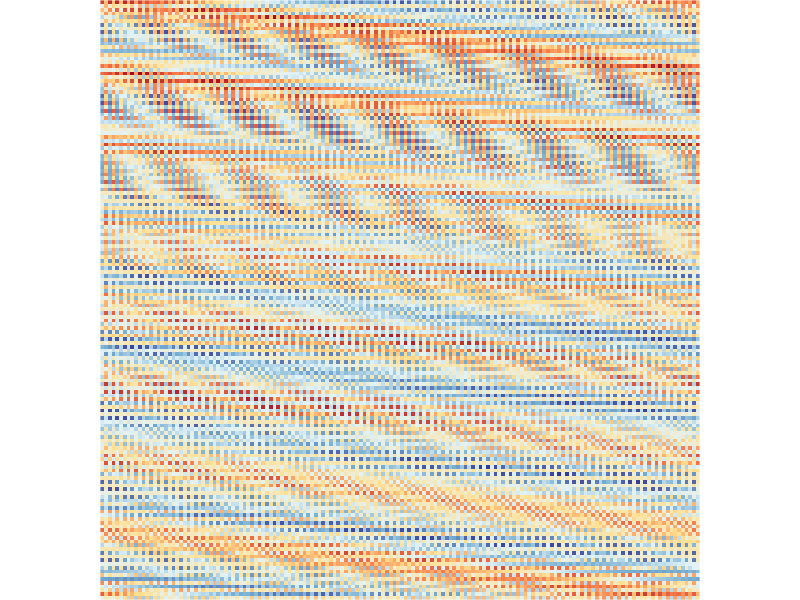
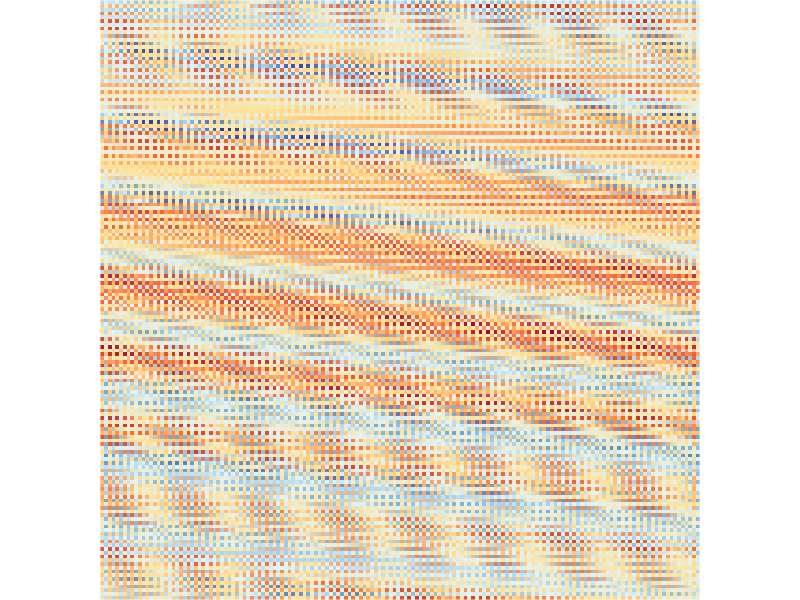
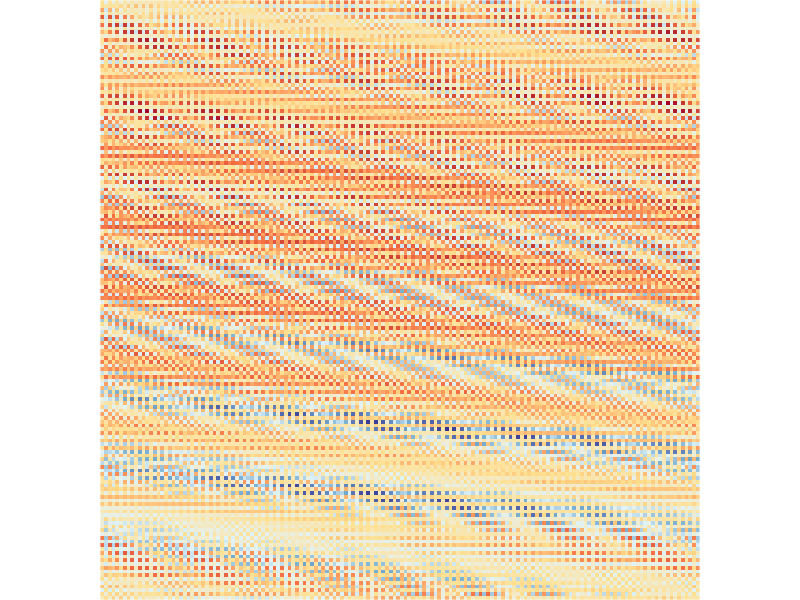
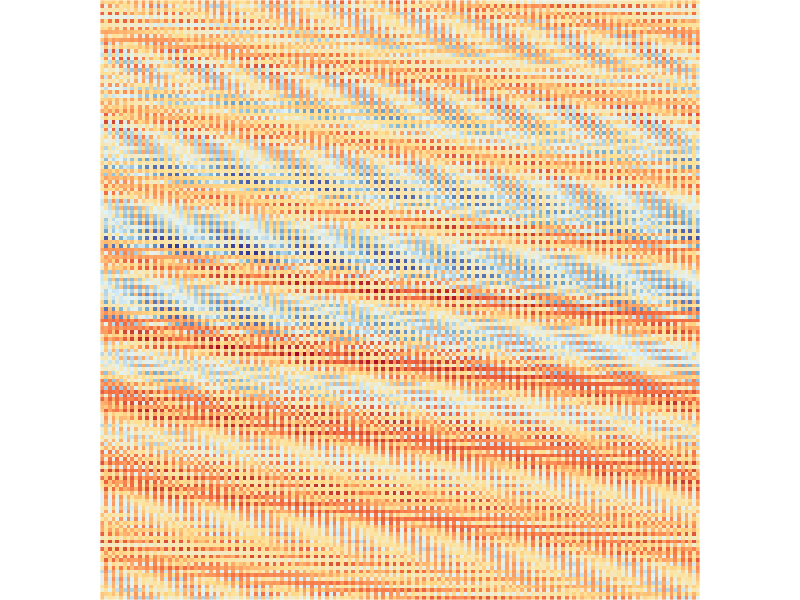

These charts were generated, in order, by the following R code: (Note: a time limit stopped this script after it produced the figures.)
# sh_phase_plot.R — Phase map for Swift–Hohenberg (2D)
# Sweeps (r,g), simulates to late time, computes diagnostics, classifies pattern,
# and saves a phase map + CSV + thumbnails.
#
# Run: Rscript sh_phase_plot.R
# Requires: ggplot2

suppressPackageStartupMessages({
  ok <- requireNamespace("ggplot2", quietly = TRUE); if (!ok) stop("Install ggplot2")
})

library(ggplot2)

# ----------------------- USER CONFIG -----------------------
# Parameter grid
RG_R <- c(0.05, 0.15, 0.25)     # linear growth parameter r
RG_G <- c(0.5, 1.0, 1.5)        # cubic nonlinearity g

# Simulation params
nx <- 160; ny <- 160            # keep modest for sweeping; must be even
Lx <- 2*pi; Ly <- 2*pi
dt <- 0.2
steps <- 1600                   # total time steps per (r,g)
save_samples <- FALSE           # set TRUE to also drop evolution frames per (r,g)
sample_every <- 100
eta <- 0.05                     # additive noise amplitude (eta*sqrt(dt)*N(0,1))
seed <- 42
dealias <- TRUE                 # 2/3-rule low-pass on state each step

# Ring detection / angular spectrum
ring_halfwidth_frac <- 0.08     # width around k* for angle spectrum (fraction of k*)
n_theta_bins <- 90              # number of angular bins to analyze
class_rules <- list(
  stripe_S2_thresh = 0.40,
  stripe_H6_max    = 0.25,
  hex_H6_min       = 0.30,
  iso_A_max        = 0.15,
  spots_skew_min   = 0.20       # absolute skewness threshold
)

# Output
csv_out <- "sh_phase_metrics.csv"
phase_png <- "sh_phase_map.png"
thumb_dir <- "thumbs"
if (!dir.exists(thumb_dir)) dir.create(thumb_dir, recursive = TRUE)

set.seed(seed)
stopifnot(nx %% 2 == 0, ny %% 2 == 0)

# -------------------- FOURIER HELPERS ---------------------
kx_vec <- (2*pi/Lx) * c(0:(nx/2-1), -nx/2:-1)
ky_vec <- (2*pi/Ly) * c(0:(ny/2-1), -ny/2:-1)
kx <- matrix(rep(kx_vec, each = ny), nrow = ny, ncol = nx)
ky <- matrix(rep(ky_vec, times = nx), nrow = ny, ncol = nx)
k2 <- kx^2 + ky^2

fft_rows <- function(u, inv = FALSE) t(apply(u, 1, function(x) fft(x, inverse = inv)))
fft_cols <- function(u, inv = FALSE) apply(u, 2, function(x) fft(x, inverse = inv))
fft2  <- function(u) fft_cols(fft_rows(u, inv = FALSE), inv = FALSE)
ifft2 <- function(U) Re(fft_cols(fft_rows(U, inv = TRUE), inv = TRUE) / (nx * ny))

# Dealias mask (2/3 rule)
mask <- matrix(1, nrow = ny, ncol = nx)
if (dealias) {
  kx_cut <- max(abs(kx_vec)) * 2/3
  ky_cut <- max(abs(ky_vec)) * 2/3
  mask[abs(kx) > kx_cut | abs(ky) > ky_cut] <- 0
}

# ------------------ DIAGNOSTIC HELPERS --------------------
radial_avg <- function(S) {
  # returns k values and radially averaged S(k)
  dkx <- 2*pi/Lx; dky <- 2*pi/Ly; dk <- min(dkx, dky)
  r <- sqrt(k2); bin <- floor(r/dk + 0.5)
  df <- data.frame(bin = as.vector(bin), S = as.vector(S))
  agg <- aggregate(S ~ bin, data = df, FUN = mean)
  k <- agg$bin * dk
  list(k = k, S = agg$S)
}

dominant_k <- function(S) {
  rs <- radial_avg(S)
  if (length(rs$k) < 3) return(list(kstar = NA_real_, idx = NA_integer_, k = rs$k, Sr = rs$S))
  pos <- which(rs$k > 0)
  if (length(pos) == 0) return(list(kstar = NA_real_, idx = NA_integer_, k = rs$k, Sr = rs$S))
  i <- pos[which.max(rs$S[pos])]
  list(kstar = rs$k[i], idx = i, k = rs$k, Sr = rs$S)
}

angular_spectrum <- function(Uhat, kstar, halfwidth_frac = 0.08, nbin = 90) {
  if (!is.finite(kstar) || kstar <= 0) return(list(theta = numeric(0), F = numeric(0)))
  r <- sqrt(k2)
  ring_lo <- (1 - halfwidth_frac) * kstar
  ring_hi <- (1 + halfwidth_frac) * kstar
  sel <- (r >= ring_lo) & (r <= ring_hi)
  if (!any(sel)) return(list(theta = numeric(0), F = numeric(0)))
  
  # power on ring
  Uh <- Uhat[sel]; kx_s <- kx[sel]; ky_s <- ky[sel]
  pow <- Mod(Uh)^2
  theta <- atan2(ky_s, kx_s)  # (-pi, pi]
  # bin theta
  edges <- seq(-pi, pi, length.out = nbin + 1)
  bins <- cut(theta, breaks = edges, include.lowest = TRUE, labels = FALSE)
  Ftheta <- numeric(nbin)
  for (i in seq_len(nbin)) {
    Ftheta[i] <- sum(pow[bins == i])
  }
  th_centers <- 0.5 * (edges[-1] + edges[-length(edges)])
  list(theta = th_centers, F = Ftheta)
}

fourier_mode_score <- function(theta, Ftheta, m) {
  # normalized |sum F(theta) * e^{-im theta}|
  if (length(theta) == 0) return(0)
  z <- sum(Ftheta * exp(-1i * m * theta))
  denom <- sum(abs(Ftheta)) + 1e-12
  as.numeric(Mod(z) / denom)
}

anisotropy_index <- function(Ftheta) {
  if (length(Ftheta) == 0) return(NA_real_)
  (max(Ftheta) - mean(Ftheta)) / (sum(Ftheta) + 1e-12)
}

field_skewness <- function(u) {
  v <- as.numeric(u)
  v <- v - mean(v)
  s2 <- mean(v^2); s3 <- mean(v^3)
  if (s2 <= 1e-16) return(0)
  s3 / (s2^(3/2))
}

classify_pattern <- function(S2, H6, A, skew, rules) {
  if (!is.finite(S2)) S2 <- 0
  if (!is.finite(H6)) H6 <- 0
  if (!is.finite(A))  A  <- 1
  if (!is.finite(skew)) skew <- 0
  
  if (S2 > rules$stripe_S2_thresh && H6 < rules$stripe_H6_max) {
    return("stripes")
  }
  if (H6 > rules$hex_H6_min) {
    if (skew > rules$spots_skew_min)  return("hex_up")
    if (skew < -rules$spots_skew_min) return("hex_down")
    return("hexagons")
  }
  if (A < rules$iso_A_max && abs(skew) > rules$spots_skew_min) {
    return(ifelse(skew > 0, "spots_up", "spots_down"))
  }
  return("labyrinth")
}

# ------------------ SH TIME-STEPPER (IMEX) ----------------
step_SH <- function(u, rparam, gparam, dt) {
  # Swift–Hohenberg: u_t = r u - (1 + ∇^2)^2 u - g u^3 + eta*sqrt(dt)*ξ
  Lhat <- rparam - (1 - k2)^2
  Nphys <- -gparam * (u^3) + eta * sqrt(dt) * matrix(rnorm(nx*ny), nrow = ny, ncol = nx)
  rhs_hat <- fft2(u + dt * Nphys)
  unew_hat <- rhs_hat / (1 - dt * Lhat)
  u <- ifft2(unew_hat)
  if (dealias) {
    uh <- fft2(u); uh <- uh * mask; u <- ifft2(uh)
  }
  u
}

simulate_SH <- function(rparam, gparam, steps, dt, u0 = NULL, save_png = FALSE, tag = "") {
  if (is.null(u0)) {
    u <- matrix(0.01 * rnorm(nx*ny), nrow = ny, ncol = nx)
  } else {
    u <- u0
  }
  frames_dir <- NULL
  if (save_png) {
    frames_dir <- sprintf("sh_frames_r%.3f_g%.3f", rparam, gparam)
    if (!dir.exists(frames_dir)) dir.create(frames_dir, recursive = TRUE)
  }
  if (save_png) {
    df <- as.data.frame(as.table(u)); colnames(df) <- c("y","x","val")
    p <- ggplot(df, aes(x = x, y = y, fill = val)) +
      geom_raster() + coord_fixed() + theme_void() + theme(legend.position = "none") +
      scale_fill_gradientn(colors=c("#313695","#74add1","#e0f3f8","#fee090","#f46d43","#a50026")) +
      ggtitle(sprintf("t=%.2f  (r=%.2f, g=%.2f)", 0.0, rparam, gparam))
    ggsave(file.path(frames_dir, sprintf("frame_%05d.png", 0)), p, width = 4.5, height = 4.5, dpi = 120)
  }
  for (s in 1:steps) {
    u <- step_SH(u, rparam, gparam, dt)
    if (save_png && (s %% sample_every == 0)) {
      df <- as.data.frame(as.table(u)); colnames(df) <- c("y","x","val")
      p <- ggplot(df, aes(x = x, y = y, fill = val)) +
        geom_raster() + coord_fixed() + theme_void() + theme(legend.position = "none") +
        scale_fill_gradientn(colors=c("#313695","#74add1","#e0f3f8","#fee090","#f46d43","#a50026")) +
        ggtitle(sprintf("t=%.2f  (r=%.2f, g=%.2f)", s*dt, rparam, gparam))
      ggsave(file.path(frames_dir, sprintf("frame_%05d.png", s)), p, width = 4.5, height = 4.5, dpi = 120)
    }
  }
  u
}

# ------------------------- SWEEP -------------------------
results <- list()
thumb_records <- list()

for (rr in RG_R) {
  for (ggg in RG_G) {
    u_final <- simulate_SH(rr, ggg, steps = steps, dt = dt, u0 = NULL, save_png = save_samples)
    # Diagnostics
    uh <- fft2(u_final); S <- Mod(uh)^2
    dk <- dominant_k(S)
    kstar <- dk$kstar
    ring <- angular_spectrum(uh, kstar, halfwidth_frac = ring_halfwidth_frac, nbin = n_theta_bins)
    S2 <- fourier_mode_score(ring$theta, ring$F, m = 2)
    H6 <- fourier_mode_score(ring$theta, ring$F, m = 6)
    A  <- anisotropy_index(ring$F)
    skew <- field_skewness(u_final)
    Lscale <- if (is.finite(kstar) && kstar > 0) 2*pi/kstar else NA_real_
    cls <- classify_pattern(S2, H6, A, skew, class_rules)
    
    results[[length(results)+1]] <- data.frame(
      r = rr, g = ggg,
      kstar = kstar, L = Lscale,
      S2 = S2, H6 = H6, A = A, skew = skew,
      class = cls
    )
    
    # Thumbnail
    df <- as.data.frame(as.table(u_final)); colnames(df) <- c("y","x","val")
    p <- ggplot(df, aes(x = x, y = y, fill = val)) +
      geom_raster() + coord_fixed() + theme_void() + theme(legend.position = "none") +
      scale_fill_gradientn(colors=c("#313695","#74add1","#e0f3f8","#fee090","#f46d43","#a50026"))
    thumb_fn <- file.path(thumb_dir, sprintf("thumb_r%.3f_g%.3f.png", rr, ggg))
    ggsave(thumb_fn, p, width = 2.2, height = 2.2, dpi = 120)
    thumb_records[[length(thumb_records)+1]] <- data.frame(r = rr, g = ggg, thumb = thumb_fn, class = cls)
    message(sprintf("[DONE] r=%.3f g=%.3f  => class=%s  (k*=%.3f, S2=%.2f, H6=%.2f, A=%.2f, skew=%.2f)",
                    rr, ggg, cls, kstar, S2, H6, A, skew))
  }
}

res_df <- do.call(rbind, results)
write.csv(res_df, csv_out, row.names = FALSE)
message("Saved metrics: ", csv_out)

# ---------------------- PHASE MAP PLOT --------------------
# Map classes to colors; place labels on grid
classes <- sort(unique(res_df$class))
pal <- c(
  stripes = "#1f78b4",
  hexagons = "#33a02c",
  hex_up = "#33a02c",
  hex_down = "#b2df8a",
  spots_up = "#e31a1c",
  spots_down = "#fb9a99",
  labyrinth = "#6a3d9a"
)
res_df$color <- pal[res_df$class]

# Arrange into image-like grid (r on x-axis, g on y-axis)
phase_plot <- ggplot(res_df, aes(x = factor(r), y = factor(g), fill = class)) +
  geom_tile(color = "grey30") +
  scale_fill_manual(values = pal) +
  labs(x = "r", y = "g", fill = "class", title = "Swift–Hohenberg Phase Map (2D)") +
  theme_minimal(base_size = 12)

ggsave(phase_png, phase_plot, width = 7, height = 5, dpi = 140)
message("Saved phase map: ", phase_png)

# -------------------- PRINT QUICK SUMMARY -----------------
print(res_df)
